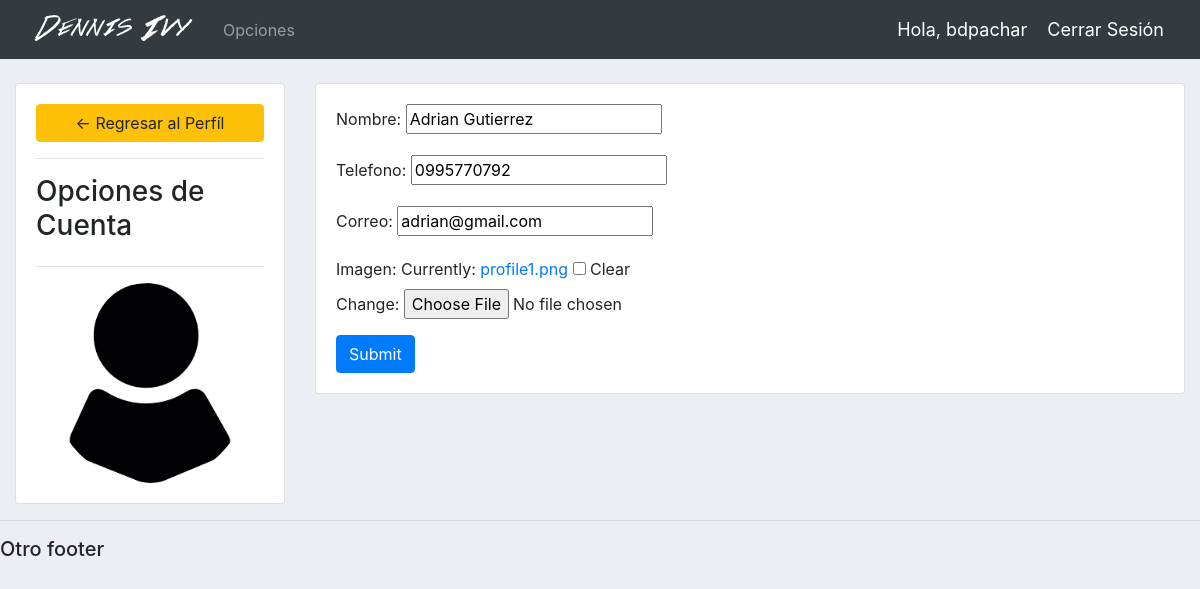
Screenshot of /cuenta/ (signed in) with the database file from the repository.
### cuenta/models.py (models this page shows, shortened)
class Cliente(models.Model):
    usuario = models.OneToOneField(User, null=True, blank=True, on_delete=models.CASCADE)
    nombre = models.CharField(max_length=200, null=True)
    telefono = models.CharField(max_length=200, null=True)
    correo = models.CharField(max_length=200, null=True)
    imagen = models.ImageField(default="profile1.png", null=True, blank=True)
    fechaCreacion = models.DateTimeField(auto_now_add=True, null=True)

### cuenta/decorators.py (the view)
        def wrapper_func(request, *args, **kwargs):
            grupo = None
            if request.user.groups.exists():
                grupo = request.user.groups.all()[0].name
            if grupo in rolesPermitidos:
                return view_func(request, *args, **kwargs)
            else:
                return HttpResponse('No está autorizado para ver esta página')

### cuenta/forms.py
class ClienteForm(ModelForm):
    class Meta:
        model = Cliente
        fields = '__all__'
        exclude = ['usuario']

### cuenta/views.py (called while the page is built)
@login_required(login_url='cuenta:iniciarSesion')
@usuarioPermitido(rolesPermitidos=['Cliente'])
def opcionCuenta(request):
    cliente = request.user.cliente
    form = ClienteForm(instance=cliente)
    if request.method == 'POST':
        form = ClienteForm(request.POST, request.FILES, instance=cliente)
        if form.is_valid():
            form.save()
    contexto = {'form': form}
    return render(request, 'cuenta/cuenta.html', contexto)

### cuenta/templates/cuenta/cuenta.html (shortened to what this page needs)
{% extends 'cuenta/main.html' %}
{% load static %}
{% block Content %}
<br>
<div class="row">
  <div class="col-md-3">
    <div class="card card-body">
      <a href="{% url 'cuenta:inicio' %}" class="btn btn-warning">&#8592; Regresar al Perfíl</a>
      <hr>
      <h3>Opciones de Cuenta</h3>
      <hr>
      <img src="{{ request.user.cliente.imagen.url }}" class="profile-pic">
    </div>
  </div>
  <div class="col-md-9">
    <div class="card card-body">
      <form method="post" enctype="multipart/form-data">
        {{ form.as_p }}
        <input type="submit" class="btn btn-primary" name="Actualizar Informacion">
      </form>
    </div>
  </div>
</div>
{% endblock %}

### cuenta/templates/cuenta/navbar.html (shortened to what this page needs)
{% load static %}
<nav class="navbar navbar-expand-lg navbar-dark bg-dark">
  <img src="{% static 'images/logo.png' %}">
  <div class="collapse navbar-collapse" id="navbarNav">
    <ul class="navbar-nav">
      {% if request.user.is_staff %}
      <li class="nav-item active"><a class="nav-link" href="{% url 'cuenta:inicio' %}">Dashboard</a></li>
      <li class="nav-item"><a class="nav-link" href="{% url 'cuenta:productos' %}">Productos</a></li>
      {% else %}
      <li class="nav-item">
        <a href="{% url 'cuenta:opcionCuenta' %}" class="nav-link">Opciones</a>
      </li>
      {% endif %}
    </ul>
  </div>
  <span class="hello-msg">Hola, {{ request.user }}</span>
  <span><a href="{% url 'cuenta:cerrarSesion' %}" class="hello-msg">Cerrar Sesión</a></span>
</nav>

### static/css/styles.css (style rules this page uses)
body { background-color: #ebeff5 }

### cuenta/templates/cuenta/navbar.html (style rules this page uses)
.hello-msg { font-size: 18px; color: #ffffff; margin-right: 20px; }

### cuenta/templates/cuenta/cuenta.html (style rules this page uses)
.profile-pic { max-width: 200px; max-height:200px; margin: 0 auto; border-radius: 50%; }

### rows the page displays
Cliente: nombre "Adrian Gutierrez", telefono "0995770792", correo "adrian@gmail.com"

### other values shown
{{ request.user }} "bdpachar"
